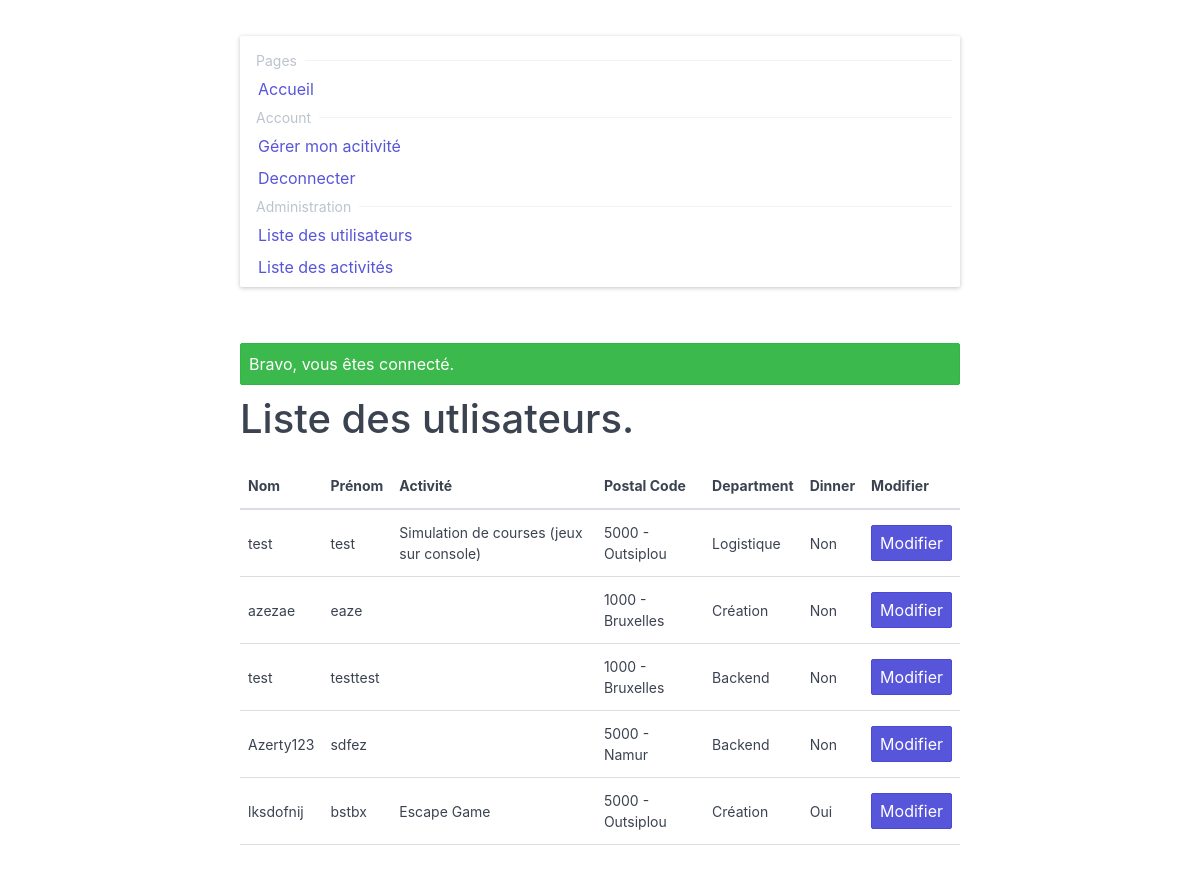
/admin/list_users.php (signed in), run on the app's committed database.
### tables this page shows
CREATE TABLE `users` (
  `id` int(10) NOT NULL,
  `email` varchar(150) NOT NULL,
  `firstname` varchar(100) NOT NULL,
  `lastname` varchar(100) NOT NULL,
  `postal_code_id` int(10) NOT NULL,
  `department_id` int(10) NOT NULL,
  `password_hash` varchar(255) NOT NULL,
  `session_token` varchar(255) NOT NULL,
  `is_admin` int(1) NOT NULL DEFAULT '0'
);

CREATE TABLE `activities` (
  `id` int(10) NOT NULL,
  `name` varchar(255) NOT NULL,
  `description` varchar(255) NOT NULL,
  `max` int(3) NOT NULL
);

CREATE TABLE `postal_codes` (
  `id` int(10) NOT NULL,
  `name` varchar(255) NOT NULL,
  `code` int(4) NOT NULL
);

CREATE TABLE `departments` (
  `id` int(10) NOT NULL,
  `name` varchar(255) NOT NULL
);

### app/controllers/admin/list_users.php (called while the page is built, shortened)
<?php
require_once 'database/connect.php';
actionRequireAdmin();
$users = Database::all('users');
foreach ($users as $user) {
  $obj = new User($user);
  $view['users'][] = $obj;
}
include_once 'views/layouts/default.php';

### public/admin/list_users.php (called while the page is built, shortened)
<?php
require_once 'controllers/admin/list_users.php';

### app/database/connect.php (called while the page is built, shortened)
<?php
class Database
{
  private static function connectionInit()
  {
    $connection = new PDO("mysql:host=" . self::DB_SERVER . ";dbname=" . self::DB_DATABASE . ";charset=utf8", self::DB_USERNAME, self::DB_PASSWORD);
    return $connection;
  }
  public static function all($table, $order = "id", $limit = 1000)
  {
    $query = self::connectionInit()->prepare("SELECT * FROM `" . $table . "` ORDER BY `" . $order . "` ASC LIMIT " . $limit . "");
    $query->execute();
    return $query->fetchAll(PDO::FETCH_OBJ);
  }
  public static function where($table, $field, $value, $column_order = "id")
  {
    $query = self::connectionInit()->prepare("SELECT * FROM `" . $table . "` WHERE `" . $field . "` = :" . $field . " ORDER BY `" . $column_order . "` DESC LIMIT 1");
    $query->execute([$field => $value]);
    return $query->fetch(PDO::FETCH_OBJ);
  }
}

### app/helpers/user.php (called while the page is built, shortened)
<?php
function currentUser()
{
  if (isset($_SESSION['user']['user_id']) && isset($_SESSION['user']['user_token'])) {
    $user = Database::where('users', 'session_token', $_SESSION['user']['user_token']);
    return new User($user);
  }
}
function isAdmin()
{
  return (currentUser() && currentUser()->is_admin == 1) ? true : false;
}
function actionRequireAdmin()
{
  if (!isAdmin()) {
    flashAdd('error', "Vous devez être admin pour accéder à cette page.");
    header('Location: /error404.php');
    die;
  }
}

### app/models/user.php (called while the page is built, shortened)
<?php
class User {
  public ?int $id               = null;
  public ?int $postal_code_id   = null;
  public ?int $department_id    = null;
  public function has_activity() {
    $user = Database::where('users_activities', 'user_id', (int) $this->id);
    return empty($user) ? false : true;
  }
  public function activity() {
    if($this->has_activity()) {
      $ua = Database::where('users_activities', 'user_id', (int) $this->id);
      $a = new Activity(Database::where('activities', 'id', $ua->activity_id));
      $a->dinner = $ua->dinner;
      return $a;
    }
    return null;
  }
  public function postal_code() {
    $pc = Database::where('postal_codes', 'id', (int) $this->postal_code_id);
    return new PostalCode($pc);
  }
  public function department() {
    $d = Database::where('departments', 'id', (int) $this->department_id);
    return new Department($d);
  }
}

### app/views/admin/list_users.php (the view)
<h1>Liste des utlisateurs.</h1>
<table class="table">
  <thead>
    <tr>
      <th>Nom</th>
      <th>Prénom</th>
      <th>Activité</th>
      <th>Postal Code</th>
      <th>Department</th>
      <th>Dinner</th>
      <th>Modifier</th>
    </tr>
  </thead>
  <tbody>
    <?php foreach ($view['users'] as $user) : ?>
      <tr>
        <td><?= $user->lastname ?></td>
        <td><?= $user->firstname ?></td>
        <td><?= $user->activity()->name ?></td>
        <td><?= $user->postal_code()->code ?> - <?= $user->postal_code()->name ?></td>
        <td><?= $user->department()->name ?></td>
        <td><?= $user->activity()->dinner ? "Oui" : "Non" ?></td>
        <td><a href="/admin/show_user.php?id=<?= $user->id ?>" class="btn btn-primary">Modifier</a></td>
      </tr>
    <?php endforeach ?>
</table>

### data on the page
users: lastname "test", firstname "test", activities.name "Simulation de courses (jeux sur console)", postal_code.code "5000", name "Outsiplou", department.name "Logistique", shows "Non"
users: lastname "azezae", firstname "eaze", postal_code.code "1000", name "Bruxelles", department.name "Création", shows "Non"
users: lastname "test", firstname "testtest", code "1000", name "Bruxelles", department.name "Backend", shows "Non"
users: lastname "Azerty123", firstname "sdfez", postal_code.code "5000", name "Namur", name "Backend", shows "Non"
users: lastname "lksdofnij", firstname "bstbx", activities.name "Escape Game", code "5000", name "Outsiplou", name "Création", shows "Oui"

### other printed values
$alert['message'] "Bravo, vous êtes connecté."
